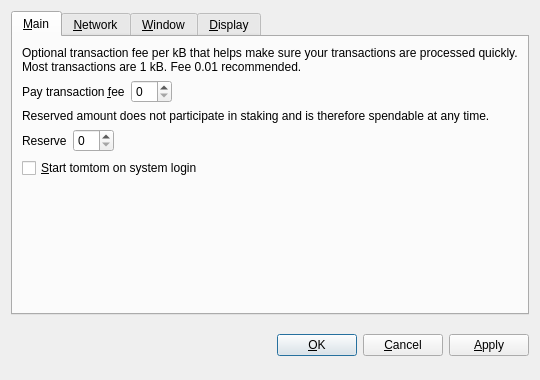
<?xml version="1.0" encoding="UTF-8"?>
<ui version="4.0">
 <class>OptionsDialog</class>
 <widget class="QDialog" name="OptionsDialog">
  <property name="geometry">
   <rect>
    <x>0</x>
    <y>0</y>
    <width>540</width>
    <height>380</height>
   </rect>
  </property>
  <property name="windowTitle">
   <string>Options</string>
  </property>
  <property name="modal">
   <bool>true</bool>
  </property>
  <layout class="QVBoxLayout" name="verticalLayout">
   <item>
    <widget class="QTabWidget" name="tabWidget">
     <property name="tabPosition">
      <enum>QTabWidget::North</enum>
     </property>
     <property name="currentIndex">
      <number>0</number>
     </property>
     <widget class="QWidget" name="tabMain">
      <attribute name="title">
       <string>&amp;Main</string>
      </attribute>
      <layout class="QVBoxLayout" name="verticalLayout_Main">
       <item>
        <widget class="QLabel" name="transactionFeeInfoLabel">
         <property name="text">
          <string>Optional transaction fee per kB that helps make sure your transactions are processed quickly. Most transactions are 1 kB. Fee 0.01 recommended.</string>
         </property>
         <property name="textFormat">
          <enum>Qt::PlainText</enum>
         </property>
         <property name="wordWrap">
          <bool>true</bool>
         </property>
        </widget>
       </item>
       <item>
        <layout class="QHBoxLayout" name="horizontalLayoutFee">
         <item>
          <widget class="QLabel" name="transactionFeeLabel">
           <property name="text">
            <string>Pay transaction &amp;fee</string>
           </property>
           <property name="textFormat">
            <enum>Qt::PlainText</enum>
           </property>
           <property name="buddy">
            <cstring>transactionFee</cstring>
           </property>
          </widget>
         </item>
         <item>
          <widget class="BitcoinAmountField" name="transactionFee"/>
         </item>
         <item>
          <spacer name="horizontalSpacerFee">
           <property name="orientation">
            <enum>Qt::Horizontal</enum>
           </property>
           <property name="sizeHint" stdset="0">
            <size>
             <width>40</width>
             <height>20</height>
            </size>
           </property>
          </spacer>
         </item>
        </layout>
       </item>
       <item>
        <widget class="QLabel" name="reserveBalanceInfoLabel">
         <property name="text">
          <string>Reserved amount does not participate in staking and is therefore spendable at any time.</string>
         </property>
         <property name="textFormat">
          <enum>Qt::PlainText</enum>
         </property>
         <property name="wordWrap">
          <bool>true</bool>
         </property>
        </widget>
       </item>
       <item>
        <layout class="QHBoxLayout" name="horizontalLayoutReserveBalance">
         <item>
          <widget class="QLabel" name="reserveBalanceLabel">
           <property name="text">
            <string>Reserve</string>
           </property>
           <property name="textFormat">
            <enum>Qt::PlainText</enum>
           </property>
           <property name="buddy">
            <cstring>reserveBalance</cstring>
           </property>
          </widget>
         </item>
         <item>
          <widget class="BitcoinAmountField" name="reserveBalance"/>
         </item>
         <item>
          <spacer name="horizontalSpacerReserveBalance">
           <property name="orientation">
            <enum>Qt::Horizontal</enum>
           </property>
           <property name="sizeHint" stdset="0">
            <size>
             <width>40</width>
             <height>20</height>
            </size>
           </property>
          </spacer>
         </item>
        </layout>
       </item>
       <item>
        <widget class="QCheckBox" name="bitcoinAtStartup">
         <property name="toolTip">
          <string>Automatically start tomtom after logging in to the system.</string>
         </property>
         <property name="text">
          <string>&amp;Start tomtom on system login</string>
         </property>
        </widget>
       </item>
       <item>
        <spacer name="verticalSpacer_Main">
         <property name="orientation">
          <enum>Qt::Vertical</enum>
         </property>
         <property name="sizeHint" stdset="0">
          <size>
           <width>20</width>
           <height>40</height>
          </size>
         </property>
        </spacer>
       </item>
      </layout>
     </widget>
     <widget class="QWidget" name="tabNetwork">
      <attribute name="title">
       <string>&amp;Network</string>
      </attribute>
      <layout class="QVBoxLayout" name="verticalLayout_Network">
       <item>
        <widget class="QCheckBox" name="mapPortUpnp">
         <property name="toolTip">
          <string>Automatically open the tomtom client port on the router. This only works when your router supports UPnP and it is enabled.</string>
         </property>
         <property name="text">
          <string>Map port using &amp;UPnP</string>
         </property>
        </widget>
       </item>
       <item>
        <widget class="QCheckBox" name="connectSocks">
         <property name="toolTip">
          <string>Connect to the tomtom network through a SOCKS5 proxy (e.g. when connecting through Tor).</string>
         </property>
         <property name="text">
          <string>&amp;Connect through SOCKS5 proxy:</string>
         </property>
        </widget>
       </item>
       <item>
        <layout class="QHBoxLayout" name="horizontalLayout_Network">
         <item>
          <widget class="QLabel" name="proxyIpLabel">
           <property name="text">
            <string>Proxy &amp;IP:</string>
           </property>
           <property name="textFormat">
            <enum>Qt::PlainText</enum>
           </property>
           <property name="buddy">
            <cstring>proxyIp</cstring>
           </property>
          </widget>
         </item>
         <item>
          <widget class="QValidatedLineEdit" name="proxyIp">
           <property name="maximumSize">
            <size>
             <width>140</width>
             <height>16777215</height>
            </size>
           </property>
           <property name="toolTip">
            <string>IP address of the proxy (e.g. 127.0.0.1)</string>
           </property>
          </widget>
         </item>
         <item>
          <widget class="QLabel" name="proxyPortLabel">
           <property name="text">
            <string>&amp;Port:</string>
           </property>
           <property name="textFormat">
            <enum>Qt::PlainText</enum>
           </property>
           <property name="buddy">
            <cstring>proxyPort</cstring>
           </property>
          </widget>
         </item>
         <item>
          <widget class="QLineEdit" name="proxyPort">
           <property name="maximumSize">
            <size>
             <width>55</width>
             <height>16777215</height>
            </size>
           </property>
           <property name="toolTip">
            <string>Port of the proxy (e.g. 9050)</string>
           </property>
          </widget>
         </item>
         <item>
          <spacer name="horizontalSpacer_Network">
           <property name="orientation">
            <enum>Qt::Horizontal</enum>
           </property>
           <property name="sizeHint" stdset="0">
            <size>
             <width>40</width>
             <height>20</height>
            </size>
           </property>
          </spacer>
         </item>
        </layout>
       </item>
       <item>
        <spacer name="verticalSpacer_Network">
         <property name="orientation">
          <enum>Qt::Vertical</enum>
         </property>
         <property name="sizeHint" stdset="0">
          <size>
           <width>20</width>
           <height>40</height>
          </size>
         </property>
        </spacer>
       </item>
      </layout>
     </widget>
     <widget class="QWidget" name="tabWindow">
      <attribute name="title">
       <string>&amp;Window</string>
      </attribute>
      <layout class="QVBoxLayout" name="verticalLayout_Window">
       <item>
        <widget class="QCheckBox" name="minimizeToTray">
         <property name="toolTip">
          <string>Show only a tray icon after minimizing the window.</string>
         </property>
         <property name="text">
          <string>&amp;Minimize to the tray instead of the taskbar</string>
         </property>
        </widget>
       </item>
       <item>
        <widget class="QCheckBox" name="minimizeOnClose">
         <property name="toolTip">
          <string>Minimize instead of exit the application when the window is closed. When this option is enabled, the application will be closed only after selecting Quit in the menu.</string>
         </property>
         <property name="text">
          <string>M&amp;inimize on close</string>
         </property>
        </widget>
       </item>
       <item>
        <spacer name="verticalSpacer_Window">
         <property name="orientation">
          <enum>Qt::Vertical</enum>
         </property>
         <property name="sizeHint" stdset="0">
          <size>
           <width>20</width>
           <height>40</height>
          </size>
         </property>
        </spacer>
       </item>
      </layout>
     </widget>
     <widget class="QWidget" name="tabDisplay">
      <attribute name="title">
       <string>&amp;Display</string>
      </attribute>
      <layout class="QVBoxLayout" name="verticalLayout_Display">
       <item>
        <layout class="QHBoxLayout" name="horizontalLayout_1_Display">
         <item>
          <widget class="QLabel" name="langLabel">
           <property name="text">
            <string>User Interface &amp;language:</string>
           </property>
           <property name="textFormat">
            <enum>Qt::PlainText</enum>
           </property>
           <property name="buddy">
            <cstring>lang</cstring>
           </property>
          </widget>
         </item>
         <item>
          <widget class="QValueComboBox" name="lang">
           <property name="toolTip">
            <string>The user interface language can be set here. This setting will take effect after restarting tomtom.</string>
           </property>
          </widget>
         </item>
        </layout>
       </item>
       <item>
        <layout class="QHBoxLayout" name="horizontalLayout_2_Display">
         <item>
          <widget class="QLabel" name="unitLabel">
           <property name="text">
            <string>&amp;Unit to show amounts in:</string>
           </property>
           <property name="textFormat">
            <enum>Qt::PlainText</enum>
           </property>
           <property name="buddy">
            <cstring>unit</cstring>
           </property>
          </widget>
         </item>
         <item>
          <widget class="QValueComboBox" name="unit">
           <property name="toolTip">
            <string>Choose the default subdivision unit to show in the interface and when sending coins.</string>
           </property>
          </widget>
         </item>
        </layout>
       </item>
       <item>
        <widget class="QCheckBox" name="coinControlFeatures">
         <property name="toolTip">
          <string>Whether to show coin control features or not.</string>
         </property>
         <property name="text">
          <string>Display coin &amp;control features (experts only!)</string>
         </property>
        </widget>
       </item>
       <item>
        <widget class="QCheckBox" name="useBlackTheme">
         <property name="text">
          <string>Use black visual theme (requires restart)</string>
         </property>
        </widget>
       </item>
       <item>
        <spacer name="verticalSpacer_Display">
         <property name="orientation">
          <enum>Qt::Vertical</enum>
         </property>
         <property name="sizeHint" stdset="0">
          <size>
           <width>20</width>
           <height>40</height>
          </size>
         </property>
        </spacer>
       </item>
      </layout>
     </widget>
    </widget>
   </item>
   <item>
    <layout class="QHBoxLayout" name="horizontalLayout_Buttons">
     <item>
      <spacer name="horizontalSpacer_1">
       <property name="orientation">
        <enum>Qt::Horizontal</enum>
       </property>
       <property name="sizeHint" stdset="0">
        <size>
         <width>40</width>
         <height>48</height>
        </size>
       </property>
      </spacer>
     </item>
     <item>
      <widget class="QLabel" name="statusLabel">
       <property name="font">
        <font>
         <weight>75</weight>
         <bold>true</bold>
        </font>
       </property>
       <property name="text">
        <string/>
       </property>
       <property name="textFormat">
        <enum>Qt::PlainText</enum>
       </property>
       <property name="wordWrap">
        <bool>true</bool>
       </property>
      </widget>
     </item>
     <item>
      <spacer name="horizontalSpacer_2">
       <property name="orientation">
        <enum>Qt::Horizontal</enum>
       </property>
       <property name="sizeHint" stdset="0">
        <size>
         <width>40</width>
         <height>48</height>
        </size>
       </property>
      </spacer>
     </item>
     <item>
      <widget class="QPushButton" name="okButton">
       <property name="text">
        <string>&amp;OK</string>
       </property>
      </widget>
     </item>
     <item>
      <widget class="QPushButton" name="cancelButton">
       <property name="text">
        <string>&amp;Cancel</string>
       </property>
       <property name="autoDefault">
        <bool>false</bool>
       </property>
      </widget>
     </item>
     <item>
      <widget class="QPushButton" name="applyButton">
       <property name="text">
        <string>&amp;Apply</string>
       </property>
       <property name="autoDefault">
        <bool>false</bool>
       </property>
      </widget>
     </item>
    </layout>
   </item>
  </layout>
 </widget>
 <customwidgets>
  <customwidget>
   <class>BitcoinAmountField</class>
   <extends>QSpinBox</extends>
   <header>bitcoinamountfield.h</header>
  </customwidget>
  <customwidget>
   <class>QValueComboBox</class>
   <extends>QComboBox</extends>
   <header>qvaluecombobox.h</header>
  </customwidget>
  <customwidget>
   <class>QValidatedLineEdit</class>
   <extends>QLineEdit</extends>
   <header>qvalidatedlineedit.h</header>
  </customwidget>
 </customwidgets>
 <resources/>
 <connections/>
</ui>
